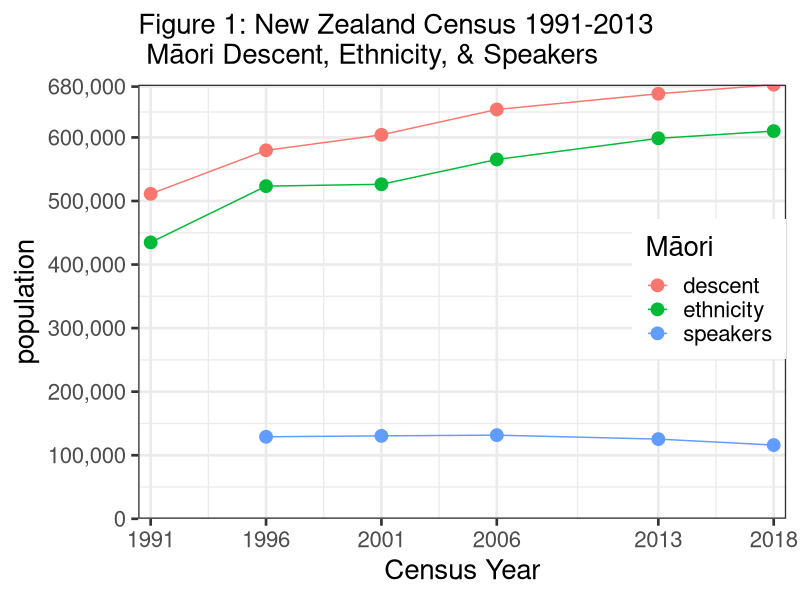
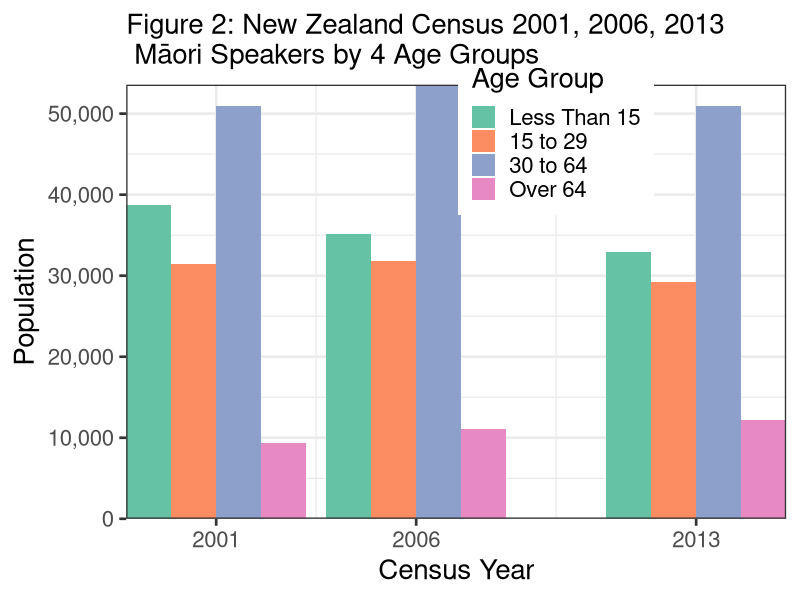
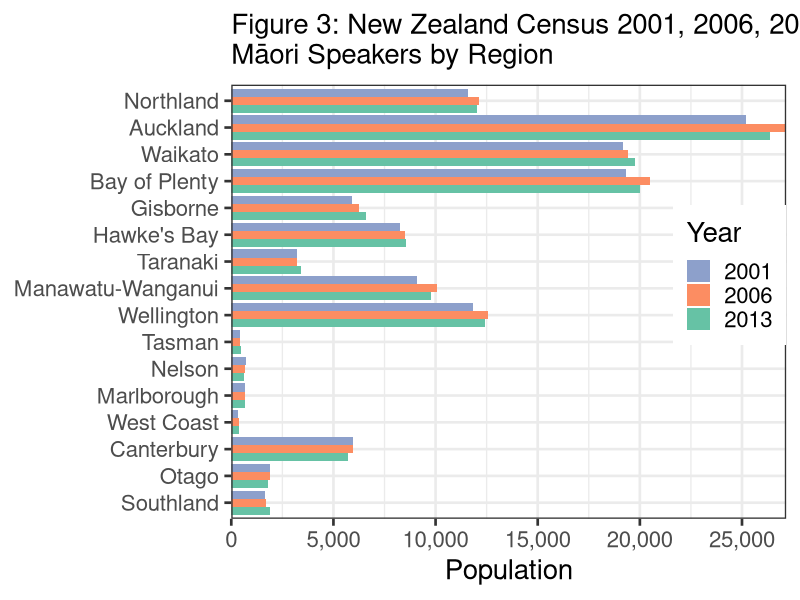
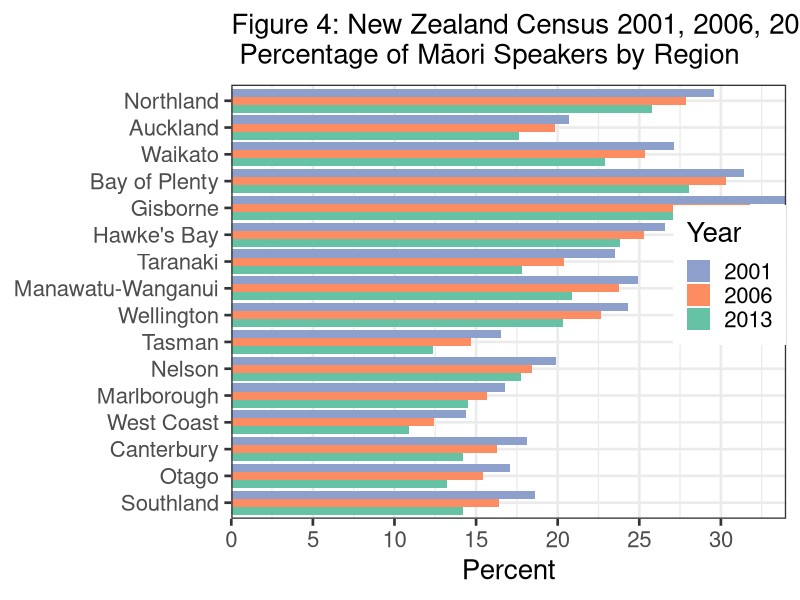
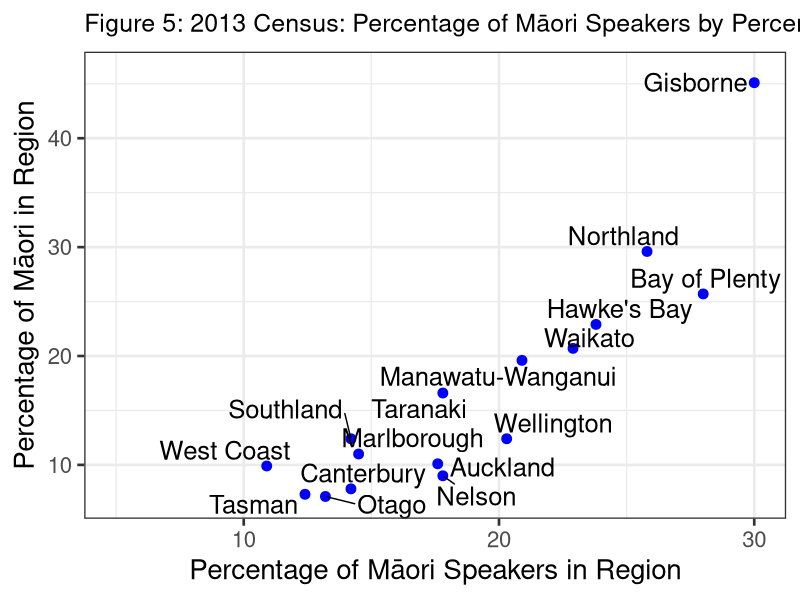
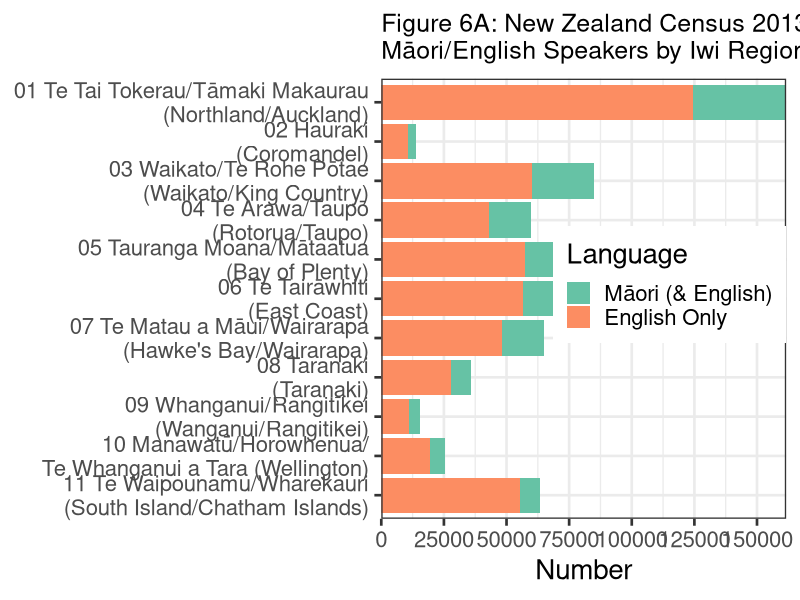
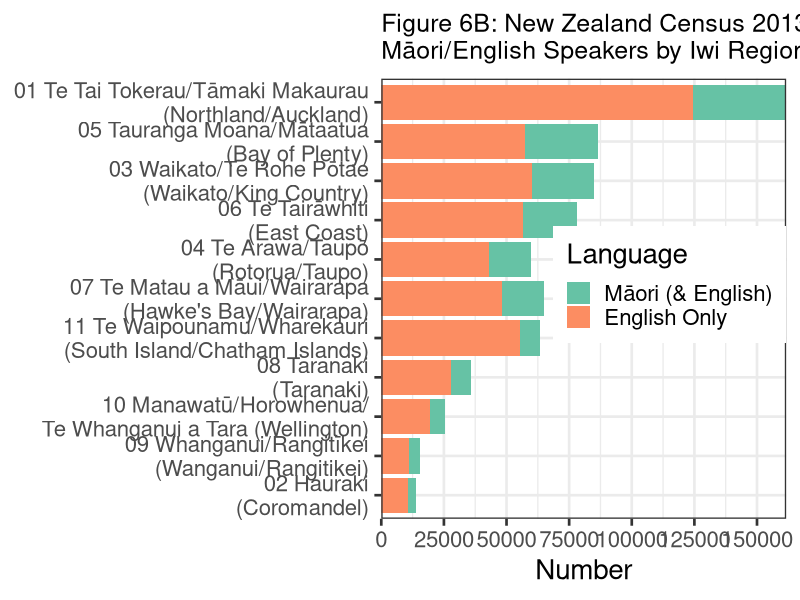
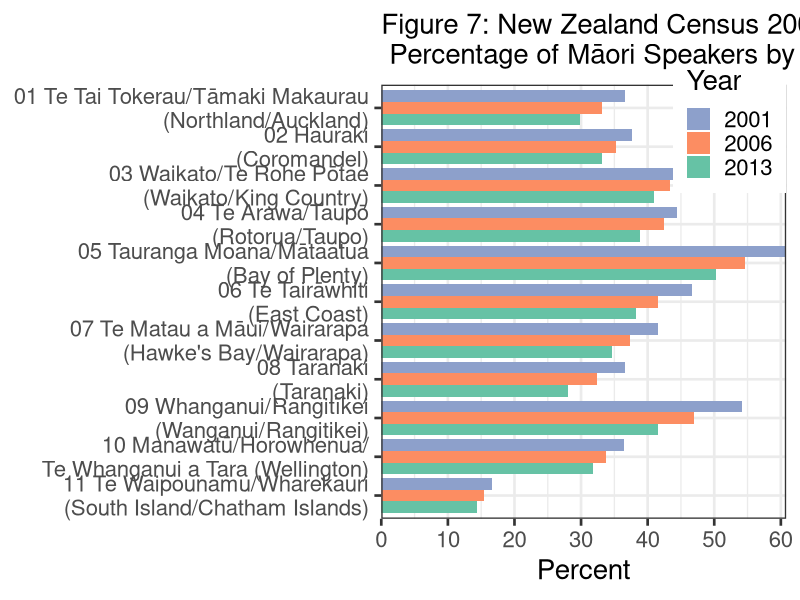

These figures' R source, in order:
# start R script
# Maori Language stats from NZ Censuses, Peter J Keegan last updated 23 Jan 2016
# all data created in the script, self contained but not best way to do things.
# Done using R via RStudio in OSX, if using Windows etc. check Unicode OK.
# object names mostly lower case, or sometimes lowerCamelCase
# d.. usually indicates dataframe, plot.. indicates plot object
#
#
library(ggplot2);library(ggrepel)
library(reshape2)
library(scales)
library(readxl) #
#
# Section 1 Overview
# Create vectors of NZ Census (Maori) Data, with addition of my 2018 guestimates
#
year <- c(1991, 1996, 2001, 2006, 2013, 2018)
ethnicity <- c(434847, 523371, 526281, 565329, 598605, 610000)
descent <- c(511278, 579714, 604110, 643977, 668724, 683000)
speakers <- c(NA, 129048, 130482, 131613, 125352, 116000) # no lang. qu pre 1996
#
# Combine to R dataframe
#
d001 <- data.frame(year, descent, ethnicity, speakers)
#
rm(descent, ethnicity, speakers, year) # Get rid of redundant vectors
#
# Convert data from wide to long format and stack
#
d001a <- melt(d001, id.vars = "year",
               measure.vars = c("descent", "ethnicity", "speakers"),
              variable.name = "maori",
                 value.name = "population")
#
# plot 1 1st attempt
#
# ggplot(d001a, aes(x = year, y = population, colour = maori, group = maori)) +
# geom_line() + geom_point(size = 4)
#
# plot 1 Final
#
plot01a <- ggplot(d001a, aes(x = year, y = population, colour = maori,
  group = maori)) + labs(colour = "M\u0101ori")
plot01b <- plot01a + ggtitle(paste0("Figure 1: New Zealand Census 1991-2013",
"\n M\u0101ori Descent, Ethnicity, & Speakers"))
plot01c <- plot01b + geom_line() + geom_point(size = 4)
plot01d <- plot01c + scale_y_continuous(labels = comma,
  breaks = c(0, 100000, 200000, 300000, 400000, 500000, 600000, 680000),
  expand = c(0, 0))
plot01e <- plot01d + expand_limits(y = 0, x = 2018) + theme_bw(base_size = 20)
plot01f <- plot01e + scale_x_continuous(name = "Census Year",
  breaks = c(1991, 1996, 2001, 2006, 2013, 2018), expand = c(.02, 0))
plot01g <- plot01f + theme (plot.title = element_text(size = 20))
plot01g + theme(legend.justification=c(1,.1), legend.position=c(1,.4))
#
#
rm(plot01a, plot01b, plot01c, plot01d, plot01e, plot01f)
#
#
# Section 2 Maori Speakers by 4 age groups
#
# Create vectors of NZ Census Data, Maori speakers by age group by year
# (2001, 2006, 2013)
#
year <- c(2001, 2006, 2013)
agelessthan15 <- c(38673, 35151, 32961)
age15to29 <- c(31479, 31860, 29232)
age30to64 <- c(50967, 53574, 50910)
ageover64 <- c(9363, 11031, 12249)
#
# Combine to dataframe
#
d002 <- data.frame(year, agelessthan15, age15to29, age30to64, ageover64)
#
rm(year, agelessthan15, age15to29, age30to64, ageover64) # delete redund vectors
#
# Convert data from wide to long format & stack
#
d002a <- melt(d002, id.vars = "year",
  measure.vars = c("agelessthan15", "age15to29", "age30to64", "ageover64"),
  variable.name = "agegroup",
  value.name = "pop")
#
#
#
# plot 2, 1st attempt
#
# plot02a <- ggplot(d002a, aes(x = year, y = pop, fill = agegroup)) +
# geom_bar(position = "dodge", stat = "identity")
# plot02a + theme_bw(base_size = 20) +
# ggtitle("Census: Maori language speakers by 4 Age Groups")
#
# change plot 2 colours
#
plot02a <- ggplot(d002a, aes(x = year, y = pop, fill = agegroup)) +
  geom_bar(position = "dodge", stat = "identity")
plot02b <- plot02a + scale_fill_brewer(palette = "Set2", name = "Age Group",
  labels = c("Less Than 15", "15 to 29", "30 to 64", "Over 64")) +
  theme_bw(base_size = 20)
plot02c <- plot02b + ggtitle(paste0("Figure 2: New Zealand Census 2001, 2006, ",
"2013 \n M\u0101ori Speakers by 4 Age Groups"))
plot02d <- plot02c + scale_y_continuous(name = "Population", labels = comma,
  breaks = c(0, 10000, 20000, 30000, 40000, 50000, 60000), expand = c(0, 0))
plot02e <- plot02d + scale_x_continuous(name = "Census Year",
  breaks = c(2001, 2006, 2013), expand = c(0, 0))
plot02f <- plot02e + theme (plot.title = element_text(size = 20))
plot02f + theme(legend.justification=c(1,0), legend.position=c(.8,.7))
#
rm(plot02a, plot02b, plot02c, plot02d, plot02e)
#
#
# Section 3
#
# New Zealand Census, No. of Maori language speakers by Regions, 2001 to 2013
#
# Create vectors of Stats Census Regions
#
rorder <- c(1, 2, 3, 4, 5, 6, 7, 8, 9, 10, 11, 12, 13, 14, 15, 16)
#
cregion <- c("Northland", "Auckland", "Waikato", "Bay of Plenty", "Gisborne",
  "Hawke's Bay", "Taranaki", "Manawatu-Wanganui", "Wellington",
  "Tasman", "Nelson", "Marlborough", "West Coast", "Canterbury",
  "Otago", "Southland")
cregionrev <- rev(cregion)
#
#
#
spr2001 <- c(12045, 26373, 19749, 19995, 6591, 8550, 3423, 9795, 12423, 459,
  639, 654, 366, 5712, 1800, 1872)
pop2001 <- c(40734, 127626, 72822, 63654, 19365, 32085, 14559, 39267, 51123,
  2778, 3219, 3894, 2547, 31635, 10545, 10038)
per2001 <- c(29.6, 20.7, 27.1, 31.4, 34, 26.6, 23.5, 24.9, 24.3, 16.5,
  19.9, 16.8, 14.4, 18.1, 17.1, 18.6)
spr2006 <- c(12141, 27162, 19422, 20508, 6276, 8493, 3216, 10047, 12552,
  450, 666, 669, 363, 5979, 1896, 1710)
pop2006 <- c(43530, 137133, 76572, 67662, 19761, 33555, 15798, 42285,
  55437, 3063, 3615, 4275, 2916, 36669, 12273, 10422)
per2006 <- c(27.89, 19.81, 25.36, 30.31, 31.76, 25.31, 20.36, 23.76,
  22.64, 14.69, 18.42, 15.65, 12.45, 16.31, 15.45, 16.41)
spr2013 <- c(11586, 25173, 19176, 19326, 5901, 8256, 3228, 9114, 11841,
  426, 741, 693, 345, 5958, 1902, 1647)
pop2013 <- c(44931, 142770, 83742, 68943, 19683, 34662, 18150, 43599,
  58338, 3441, 4167, 4776, 3171, 41910, 14385, 11607)
per2013 <- c(25.79, 17.63, 22.9, 28.03, 29.98, 23.82, 17.79, 20.9,
  20.3, 12.38, 17.78, 14.51, 10.88, 14.22, 13.22, 14.19)
#
d003 <- data.frame(rorder, cregion, spr2001, pop2001, per2001,
  spr2006, pop2006, per2006, spr2013, pop2013, per2013)
#
rm(rorder, spr2001, pop2001, per2001, spr2006, pop2006,
  per2006, spr2013, pop2013, per2013)
#
d003a <- d003[c(2, 9, 6, 3)]
#
d003b <- melt(d003a, id.vars = "cregion",
    measure.vars = c("spr2001", "spr2006", "spr2013"),
    variable.name = "Year",
    value.name = "Population")
#
# plot 3 1st basic, then improve
#
# ggplot(d003b, aes(x = cregion, y = Population, fill = Year)) +
# geom_bar(position = "dodge", stat = "identity")
#
#
# plot 3 final plot
#
plot03c <- ggplot(d003b, aes(x = cregion, y = Population, fill = Year)) +
  geom_bar(position = "dodge", stat = "identity")
plot03d <- plot03c + coord_flip() + theme_bw(base_size = 20) +
  theme (plot.title = element_text(size=20))
plot03e <- plot03d + scale_fill_brewer(palette = "Set2",
  labels =c("2013", "2006", "2001"))
plot03f <- plot03e + ggtitle(paste0("Figure 3: New Zealand Census 2001, 2006, ",
"2013\nM\u0101ori Speakers by Region"))
plot03g <- plot03f + scale_x_discrete(limits = cregionrev)
plot03f <- plot03g + scale_y_continuous(labels = comma,
  breaks = c(0, 5000, 10000, 15000, 20000, 25000, 30000), expand = c(0, 0))
plot03g <- plot03f + guides(fill = guide_legend(reverse=TRUE)) +
  theme(axis.title.y = element_blank())
plot03g + theme(legend.justification=c(1,0), legend.position=c(1,.4))
#
rm(plot03c, plot03d, plot03e, plot03f)
#
#
# Section 4 #
#
# New Zealand Census % of Maori language speakers by Regions, 2001 to 2013
#
d004a <- d003[c(2, 11, 8, 5)]
#
d004b <- melt(d004a, id.vars = "cregion",
                measure.vars = c("per2013", "per2006", "per2001"),
                variable.name = "Year",
                   value.name = "Percent")
#
#
#names(d004b) <- c("Region", "Year", "Percent")
#
# plot 4, 1st basic then improve
#
# plot4a <- ggplot(d004b, aes(x=Region, y=Percent, fill=Year)) +
# geom_bar(position="dodge", stat="identity")
# plot4a + theme_bw(base_size = 16) +
# ggtitle("Census: % of Maori language speakers by Region") + coord_flip()
#
# plot 4 change plot colours
#
# plot04b <- ggplot(d004b, aes(x=Region, y=Percent, fill=Year)) +
# geom_bar(position="dodge", stat="identity")
# plot04bb <- cplot04b + scale_fill_brewer(palette="Set2") +
# theme_bw(base_size = 16) + coord_flip()
# plot04bb + ggtitle("Census: % Maori language speakers by Region")
#
# plot 4 add region labels
#
# plot04c <- ggplot(d004b, aes(x=Region, y=Percent, fill=Year)) +
# geom_bar(position="dodge", stat="identity")
# plot04d <- plot04c + scale_fill_brewer(palette="Set2") +
# theme_bw(base_size = 16)
# plot04e <- plot04d + ggtitle("Fig. 4: Census: % of Maori speakers by Region")
# plot04e + scale_x_discrete(limits=c("Southland", "Otago", "Canterbury",
# "West Coast", "Marlborough", "Nelson", "Tasman", "Wellington",
# "Manawatu-Wanganui", "Taranaki", "Hawke's Bay", "Gisborne",
# "Bay of Plenty", "Waikato", "Auckland", "Northland")) +
# theme(axis.title.y = element_blank())
#
# plot 4 Final, get legend labels correct and in order
#
plot04h <- ggplot(d004b, aes(x = cregion, y = Percent, fill = Year)) +
  geom_bar(position = "dodge", stat = "identity")
plot04i <- plot04h + scale_fill_brewer(palette = "Set2",
  labels =c("2013", "2006", "2001")) + coord_flip()
plot04j <- plot04i + theme_bw(base_size = 20)
plot04k <- plot04j + ggtitle(paste0("Figure 4: New Zealand Census 2001, 2006, ",
"2013\n Percentage of M\u0101ori Speakers by Region"))
plot04l <- plot04k + scale_x_discrete(limits = cregionrev)
plot04m <- plot04l + theme(axis.title.y = element_blank())
plot04n <- plot04m + scale_y_continuous(breaks = c(0, 5, 10, 15, 20, 25, 30,
  35), expand = c(0, 0))
plot04o <- plot04n + guides(fill = guide_legend(reverse = TRUE))
plot04p <- plot04o + theme (plot.title = element_text(size = 20))
plot04p + theme(legend.justification=c(1,0), legend.position=c(1,.4))
#
rm(plot04h, plot04i, plot04j, plot04k, plot04l, plot04m, plot04n, plot04o)
#
# Section 5
#
# NZ Census Data % of Maori speakers by Regions vs. % of total Regional pop.2013
#
# Create vectors of NZ Census Data for 2013
#
# Region (already created)
#
perSpkr13 <- c(25.8, 17.6, 22.9, 28.0, 30.0, 23.8, 17.8, 20.9, 20.3,
  12.4, 17.8, 14.5, 10.9, 14.2, 13.2, 14.2)
#
perPop13 <- c(29.6, 10.1, 20.7, 25.7, 45.1, 22.9, 16.6, 19.6, 12.4,
  7.3, 9.0, 11.0, 9.9, 7.8, 7.1, 12.4)
#
# Combine to dataframe
#
d005 <- data.frame(cregion, perSpkr13, perPop13)
#
rm(perSpkr13, perPop13)
#
#
#
# plot 5, basic then improve
#
# plot05 <- ggplot(d005, aes(x=perSpkr13, y=perPop13, fill=cregion)) +
# geom_point() + theme_bw(base_size = 16)
# plot05 + ggtitle("2013 Census: % Speakers by % of Region Pop.")
#
# plot 5 - add labels, hide key
#
# plot5a <- ggplot(d005, aes(x=perSpkr13, y=perPop13, fill=cregion)) +
# geom_point() + theme_bw(base_size = 16)
# plot5b <- plot5a + geom_text(aes(label=Region), hjust=1.1, vjust=.5, size=6) +
# xlim(5,40)+ ylim(5,50)
# plot5b + guides(fill=FALSE) +
# ggtitle("2013 Census: Maori % Speakers by % of Region Pop.")
#
# Plot 5, ex final R plot 2015
#
# plot05c <- ggplot(d005, aes(x = perSpkr13, y = perPop13, fill = cregion)) +
#   geom_point(colour = "blue", size = 4)
# plot05d <- plot05c + theme_bw(base_size = 20) + guides(fill=FALSE)
# plot05e <- plot05d + ggtitle(paste0("Figure 5: 2013 Census: % of M\u0101ori ",
# "Speakers by Percentage Region Population"))
# plot05f <- plot05e + theme (plot.title = element_text(size = 18))
# plot05g <- plot05f + geom_text(aes(label = cregion), hjust = 1.1,
#   vjust = .5, size = 6) + xlim(5, 30) + ylim(7, 46)
# plot05g + xlab("Percentage of M\u0101ori Speakers in Region") +
#   ylab("Percentage of M\u0101ori in Region")
#
# rm(plot05c, plot05d, plot05e, plot05f)
#
# Plot 5, Final R plot 2016
# use Geoms from ggrepel to fix overlapping labels
#
plot05cc <- ggplot(d005, aes(x = perSpkr13, y = perPop13, fill = cregion)) +
  geom_point(colour = "blue", size = 3)
plot05cd <- plot05cc + theme_bw(base_size = 20) + guides(fill=FALSE)
plot05ce <- plot05cd + ggtitle(paste0("Figure 5: 2013 Census: Percentage ",
    "of M\u0101ori Speakers by Percentage Region Population"))
plot05cf <- plot05ce + theme (plot.title = element_text(size = 18))
plot05cg <- plot05cf + geom_text_repel(aes(perSpkr13, perPop13, label = cregion),
    size = 6.5, force = 1) + xlim(5, 30) + ylim(7, 46)
plot05cg + xlab("Percentage of M\u0101ori Speakers in Region") +
  ylab("Percentage of M\u0101ori in Region")
#
rm(plot05cc, plot05cd, plot05ce, plot05cf)
#
#
#
# Section 6
#
# Create vectors of NZ Iwi-Region speakers of Maori for 2001, 2006, 2013
#
iwiregion <- c("01 Te Tai Tokerau/Tāmaki Makaurau\n (Northland/Auckland)",
  "02 Hauraki\n (Coromandel)",
  "03 Waikato/Te Rohe Pōtae\n (Waikato/King Country)",
  "04 Te Arawa/Taupō\n (Rotorua/Taupo)",
  "05 Tauranga Moana/Mātaatua\n (Bay of Plenty)",
  "06 Te Tairāwhiti\n (East Coast)",
  "07 Te Matau a Māui/Wairarapa\n (Hawke's Bay/Wairarapa)",
  "08 Taranaki\n (Taranaki)",
  "09 Whanganui/Rangitīkei\n (Wanganui/Rangitikei)",
  "10 Manawatū/Horowhenua/\n Te Whanganui a Tara (Wellington)",
  "11 Te Waipounamu/Wharekauri\n (South Island/Chatham Islands)")
#
iwiregionrev <- rev(iwiregion) # useful for plots
#
#
#
c2001M <- c(36012, 2508, 21954, 15708, 26454, 21429, 15696, 7149, 3990, 4569,
  6468)
c2001E <- c(98220, 6663, 46077, 35322, 43473, 45948, 37812, 19497, 7356,
  12525, 38856)
c2001T <- c(134232, 9171, 68031, 51030, 69927, 67377, 53508, 26646,
  11346, 17094, 45324)
c2001Per <- c(36.6, 37.6, 47.6, 44.4, 60.8, 46.6, 41.5, 36.6, 54.2, 36.4, 16.6)
c2006M <- c(39285, 3363, 22848, 16599, 28935, 23226, 17229, 7869, 4449,
  5295, 7710)
c2006E <- c(118527, 9504, 52665, 39063, 52947, 55809, 45966, 24234,
  9450, 15693, 49881)
c2006T <- c(157812, 12867, 75513, 55662, 81882, 79035, 63195, 32103,
  13899, 20988, 57591)
c2006Per <- c(33.1, 35.3, 43.3, 42.4, 54.6, 41.6, 37.4, 32.4, 47, 33.7, 15.4)
c2013M <- c(37140, 3492, 24666, 16743, 28890, 21588, 16680, 7842,
  4569, 6141, 7944)
c2013E <- c(124503, 10539, 60237, 43062, 57459, 56412, 48132, 27963,
  11001, 19287, 55284)
c2013T <- c(161643, 14031, 84903, 59805, 86349, 78000, 64812, 35805,
  15570, 25428, 63228)
c2013Per <- c(29.8, 33.1, 40.9, 38.8, 50.2, 38.2, 34.6, 28,
  41.5, 31.8, 14.3)
#
# Combine to dataframe
#
d006 <- data.frame(iwiregion, c2001M, c2001E, c2001T, c2001Per, c2006M,
  c2006E, c2006T, c2006Per, c2013M, c2013E, c2013T, c2013Per)
rm(c2001M, c2001E, c2001T, c2001Per, c2006M, c2006E, c2006T,
  c2006Per, c2013M, c2013E, c2013T, c2013Per)
#
d006a <- d006[c(1, 13, 9, 5)]
#
d006b <- melt(d006a, id.vars = "iwiregion")
names(d006b) <- c("iwiregion", "Year", "Percent")
#
d006c <- d006[c(1, 10, 11)]
d006d <- melt(d006c, id.vars = "iwiregion")
names(d006d) <- c("iwiregion", "Language", "Number")
#
# Plot 6
#
#
# plot06a <- ggplot(d006d, aes(x=iwiregion, y=Number, fill=Language)) +
# geom_bar(stat="identity")
# plot06a+ theme_bw(base_size = 18) +
# ggtitle("Maori/English Speakers by Iwi Region") + coord_flip()
#
#
plot06b <- ggplot(d006d, aes(x = iwiregion, y = Number, fill = Language)) +
  geom_bar(stat = "identity")
plot06c <- plot06b + ggtitle(paste0("Figure 6A: New Zealand Census 2013\n",
"M\u0101ori/English Speakers by Iwi Region"))
plot06d <- plot06c + theme_bw(base_size = 20) + coord_flip()
plot06e <- plot06d + theme (plot.title = element_text(size = 18))
plot06f <- plot06e + scale_fill_brewer(palette = "Set2",
  labels = c("M\u0101ori (& English)", "English Only"))
plot06g <- plot06f + scale_x_discrete(limits = iwiregionrev) +
  theme(axis.title.y = element_blank())
plot06h <- plot06g + scale_y_continuous(breaks = c(0, 25000, 50000, 75000,
  100000, 125000, 150000), expand = c(0, 0))
plot06h + theme(legend.justification=c(1,0), legend.position=c(1,.4))
#
rm(plot06b, plot06c, plot06d, plot06e, plot06f, plot06g)
#
# plot 6 reordered
#
plot06p <- ggplot(d006d, aes(x = iwiregion, y = Number, fill = Language)) +
  geom_bar(stat = "identity")
plot06q <- plot06p + ggtitle(paste0("Figure 6B: New Zealand Census 2013 \n",
"M\u0101ori/English Speakers by Iwi Region"))
plot06r <- plot06q + theme_bw(base_size = 20) + coord_flip() +
  theme(axis.title.y = element_blank())
plot06s <- plot06r + theme (plot.title = element_text(size = 18))
plot06t <- plot06s +
  scale_fill_brewer(palette = "Set2",
  labels =c("M\u0101ori (& English)", "English Only"))
plot06u <- plot06t + scale_x_discrete(limits =c("02 Hauraki\n (Coromandel)",
  "09 Whanganui/Rangitīkei\n (Wanganui/Rangitikei)",
  "10 Manawatū/Horowhenua/\n Te Whanganui a Tara (Wellington)",
  "08 Taranaki\n (Taranaki)",
  "11 Te Waipounamu/Wharekauri\n (South Island/Chatham Islands)",
  "07 Te Matau a Māui/Wairarapa\n (Hawke's Bay/Wairarapa)",
  "04 Te Arawa/Taupō\n (Rotorua/Taupo)",
  "06 Te Tairāwhiti\n (East Coast)",
  "03 Waikato/Te Rohe Pōtae\n (Waikato/King Country)",
  "05 Tauranga Moana/Mātaatua\n (Bay of Plenty)",
  "01 Te Tai Tokerau/Tāmaki Makaurau\n (Northland/Auckland)"))
plot06v <- plot06u + scale_y_continuous(breaks = c(0, 25000, 50000, 75000,
  100000, 125000, 150000), expand = c(0, 0))
plot06v + theme(legend.justification=c(1,0), legend.position=c(1,.4))
#
rm(plot06p, plot06q, plot06r, plot06s, plot06t, plot06u)
#
# Section 7
# plot 7
#
# plot07 <- ggplot(d006b, aes(x=IwiRegion, y=Percent, fill=Year)) +
# geom_bar(position="dodge", stat="identity")
# plot07 + theme_bw(base_size = 16) +
# ggtitle("Census: Percentage of Maori language speakers by Iwi Region") +
# coord_flip()
#
plot07a <- ggplot(d006b, aes(x = iwiregion, y = Percent, fill = Year)) +
  geom_bar(position = "dodge", stat = "identity")
plot07b <- plot07a + coord_flip() + theme_bw(base_size = 20)
plot07c <- plot07b +
  scale_fill_brewer(palette = "Set2", labels = c("2013", "2006", "2001"))
plot07d <- plot07c + ggtitle(paste0("Figure 7: New Zealand Census 2001, 2006, ",
"2013\n Percentage of M\u0101ori Speakers by Iwi Region"))
plot07e <- plot07d + theme (plot.title = element_text(size = 20))
plot07f <- plot07e + scale_x_discrete(limits = iwiregionrev)
plot07g <- plot07f + scale_y_continuous(breaks = c(0, 10, 20, 30,
  40, 50, 60), expand = c(0, 0))
plot07h <- plot07g + guides(fill = guide_legend(reverse = TRUE)) +
  theme(axis.title.y = element_blank())
plot07h + theme(legend.justification=c(1,0), legend.position=c(1, .75))
#
rm(plot07a, plot07b, plot07c, plot07d, plot07e, plot07f, plot07g)
#
# Section 8, iwi 10k+, 2013
#
iwi10k <-c("Ngapuhi", "Ngati Porou", "Ngai Tahu / Kai Tahu", "Waikato",
  "Ngati Tuwharetoa", "Ngati Maniapoto", "Tuhoe",
  "Ngati Kahungunu ki Te Wairoa", "Te Arawa",
  "Ngati Kahungunu, region unspecified", "Te Rarawa", "Ngati Awa",
  "Te Atiawa (Taranaki)", "Ngati Raukawa (ki te Tonga)",
  "Ngati Whatua", "Te Whanau-a-Apanui","Ngaiterangi",
  "Whakatohea", "Tainui", "Te Ati Hau Nui-a-Paparangi",
  "Ngati Kahungunu ki Heretaunga", "Ngati Raukawa (Waikato)")
iwi10krev  <- rev(iwi10k)
m2001 <-c(26646, 19431, 5148, 12636, 8958, 8031, 12363, 4332, 5241, 7278,
  4107, 4746, 2070, 3084, 3447, 4353, 3609, 3474, 3786, 3342, 2460, 1497)
e2001 <-c(76005, 41907, 33639, 23118, 20184, 19041, 16923, 10236, 11325,
  17481, 7347, 8247, 7953, 7860, 8580, 5562, 5853, 6438, 8940, 5433,
  4428, 3609)
t2001 <-c(102651, 61338, 38787, 35754, 29142, 27072, 29286, 14568, 16566,
  24759, 11454, 12993, 10023, 10944, 12027, 9915, 9462, 9912, 12726, 8775,
  6888, 5106)
per2001 <-c(26.0, 31.7, 13.3, 35.3, 30.7, 29.7, 42.2, 29.7, 31.6, 29.4,
  35.9, 36.5, 20.7, 28.2, 28.7, 43.9, 38.1, 35.0, 29.8, 38.1, 35.7, 29.3)
m2006 <-c(29733, 21153, 5973, 11412, 10428, 9375, 13344, 5535, 7458, 4977,
  4959, 5133, 2391, 3444, 4194, 4821, 4209, 4014, 4128, 3684, 3084, 2244)
e2006 <-c(92805, 51084, 43110, 22203, 24300, 24291, 19500, 15432, 15978,
  13920, 9960, 10164, 10383, 9786, 10581, 6993, 7986, 8106, 10221, 6807,
  6447, 5862)
t2006 <-c(122538, 72237, 49083, 33615, 34728, 33666, 32844, 20967, 23436,
  18897, 14919, 15297, 12774, 13230, 14775, 11814, 12195, 12120, 14349,
  10491, 9531, 8106)
per2006 <-c(24.3, 29.3, 12.2, 33.9, 30.0, 27.8, 40.6, 26.4, 31.8, 26.3,
  33.2, 33.6, 18.7, 26.0, 28.4, 40.8, 34.5, 33.1, 28.8, 35.1, 32.4, 27.7)
m2013 <-c(28053, 19425, 6270, 12879, 10011, 9429, 13413, 5460, 5670,
  4422, 5064, 5262, 2679, 3678, 3732, 5058, 4347, 3819, 2544, 3738, 3300,
  2763)
e2013 <-c(97302, 51447, 48132, 27252, 25776, 25902, 21522, 15492, 14046,
  14049, 11349, 10884, 12477, 11343, 10995, 7797, 8496, 8334, 9264, 7947,
  7656, 7254)
t2013 <-c(125355, 70872, 54402, 40131, 35787, 35331, 34935, 20952, 19716,
  18471, 16413, 16146, 15156, 15021, 14727, 12855, 12843, 12153, 11808,
  11685, 10956, 10017)
per2013 <-c(22.4, 27.4, 11.5, 32.1, 28.0, 26.7, 38.4, 26.1, 28.8, 23.9,
  30.9, 32.6, 17.7, 24.5, 25.3, 39.3, 33.8, 31.4, 21.5, 32.0, 30.1, 27.6)
#
d008 <- data.frame(iwi10k, m2001, e2001, t2001, per2001, m2006, e2006, t2006,
per2006, m2013, e2013, t2013, per2013)
#
rm(m2001, e2001, t2001, per2001, m2006, e2006, t2006, per2006, m2013,
  e2013, t2013, per2013)
#
d008a <- d008[c(1, 13, 9, 5)]
#
d008b <- melt(d008a, id.vars = "iwi10k")
names(d008b) <- c("iwi10k", "Year", "Percent")
#
d008c <- d008[c(1, 10, 11)]
d008d <- melt(d008c, id.vars = "iwi10k")
names(d008d) <- c("iwi10k", "Language", "Number")
#
# plot08a <- ggplot(d008d, aes(x=Iwi, y=Number, fill=Language)) +
# geom_bar(stat="identity")
# plot08a+ theme_bw(base_size = 18) +
# ggtitle("Maori/English Speakers by Major Iwi") + coord_flip()
#
#
plot08b <- ggplot(d008d, aes(x = iwi10k, y = Number, fill = Language)) +
  geom_bar(stat = "identity")
plot08c <- plot08b + ggtitle(paste0("Figure 8: New Zealand Census 2013\n",
"M\u0101ori/English Speakers by Major Iwi"))
plot08d <- plot08c + theme_bw(base_size = 20) + coord_flip()
plot08e <- plot08d + theme (plot.title = element_text(size=20))
plot08f <- plot08e+ theme(axis.title.y = element_blank())
plot08g <- plot08f + scale_fill_brewer(palette = "Set2",
  labels = c("M\u0101ori (& English)", "English Only"))
plot08h <- plot08g + scale_x_discrete(limits = iwi10krev)
plot08i <- plot08h + scale_y_continuous(breaks = c(0, 20000, 40000, 60000,
  80000, 100000, 120000), expand = c(0, 0))
plot08i + theme(legend.justification=c(1,0), legend.position=c(1,.4))
#
rm(plot08b, plot08c, plot08d, plot08e, plot08f, plot08g, plot08h)
#
#
plot08m <- ggplot(d008b, aes(x = iwi10k, y = Percent, fill = Year)) +
  geom_bar(position = "dodge", stat = "identity")
plot08n <- plot08m + coord_flip() + theme_bw(base_size = 20)
plot08o <- plot08n + scale_fill_brewer(palette = "Set2",
  labels = c("2013", "2006", "2001"))
plot08p <- plot08o + ggtitle(paste0("Figure 9: New Zealand Census 2001, 2006, ",
"2013\n Percentage of M\u0101ori Speakers by Major Iwi"))
plot08q <- plot08p + theme (plot.title = element_text(size=20))
plot08r <- plot08q + scale_x_discrete(limits = iwi10krev)
plot08s <- plot08r + scale_y_continuous(breaks = c(0, 10, 20, 30,
  40), expand = c(0, 0))
plot08t <- plot08s + guides(fill = guide_legend(reverse = TRUE)) +
  theme(axis.title.y = element_blank())
plot08t + theme(legend.justification=c(1,0), legend.position=c(1,.4))
#
rm(plot08m, plot08n, plot08o, plot08p, plot08q, plot08r, plot08s)
#
#
# Te Kupenga Data
#
# Figure 10
#
d010a <- read_excel("kupe-iwid1a.xls", sheet = 1) # columns set for stacks
str(d010a)
d010b <- d010a
#
d010c <- melt(d010b, id.vars = "iwi")
names(d010c) <- c("iwi", "Proficiency", "Percent")
str(d010c)
#
levels(d010c$Proficiency)
#
# either order factor Proficency for plotting or change column positions
#
# d010d <- d010c
# d010d$Proficiency <- factor(d010d$Proficiency, levels =c("epervewe",
#  "dperwell", "cperfw", "bpernot", "apernom"))
#
d010c$iwi <- factor(d010c$iwi, levels =c("Ngaitahu", "Tuwharetoa",
 "Maniapoto", "Ngapuhi","Ngati Porou", "Te Arawa", "Waikato",
 "Kahungunu (Wairoa)", "Tuhoe", "All"))
levels(d010c$iwi)
#
# theme(axis.text.x = element_text(angle = 60, hjust = 1)) +
#
#
# plot below no longer works, probably ggplot change ! NEED TO FIX
#
ggplot(d010c, aes(x=iwi, y = Percent, fill = Proficiency)) + coord_flip() +
  geom_bar(stat = "identity") + theme_bw(base_size = 18) +
  scale_y_discrete(breaks = c(0, 10, 20, 30, 40, 50, 60, 70, 80, 90, 100),
  expand = c(0, 0)) + scale_fill_brewer(palette = "Blues", direction = -1,
  labels =c("very well", "well", "fairly well", "not very well", "few words"),
  name = "Te Reo M\u0101ori\n Proficiency") +
  ggtitle(paste0("Figure 10: Te Kupenga 2013, M\u0101ori Speaker",
  " Oral Proficiency by Major Iwi"))
#
#
#
# end of R script
